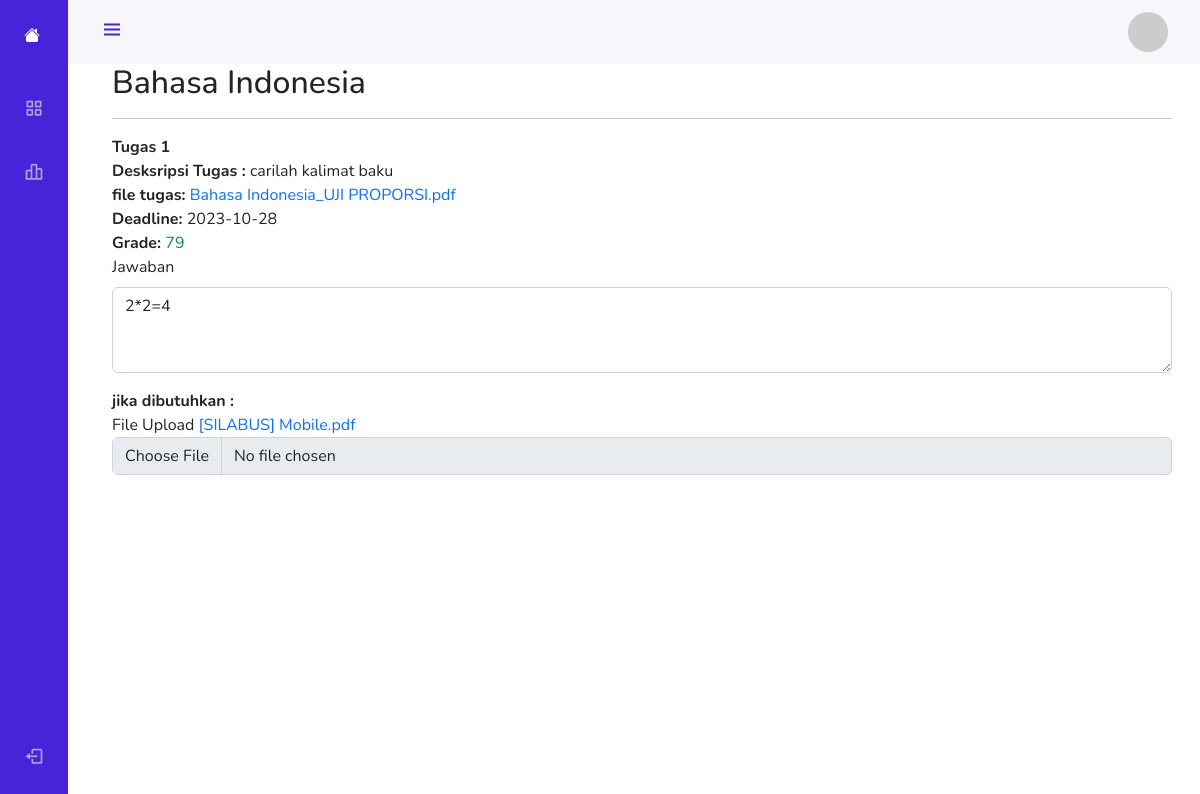
Screenshot of /detail_finished.php?assigment=1 with the database file from the repository.
### tables this page shows
CREATE TABLE `upload_assignment` (
  `upload_id` int(11) NOT NULL,
  `courseID` int(11) DEFAULT NULL,
  `Title` text DEFAULT NULL,
  `deksripsi` text DEFAULT NULL,
  `file_path` varchar(255) DEFAULT NULL,
  `upload_time` timestamp NOT NULL DEFAULT current_timestamp(),
  `Deadline` date DEFAULT NULL
);

CREATE TABLE `course_master` (
  `id_nameCourse` int(11) NOT NULL,
  `Name_Course` text NOT NULL,
  `Course_BG` varchar(100) NOT NULL
);

CREATE TABLE `assignment` (
  `AssignmentID` int(11) NOT NULL,
  `deskripsi` text DEFAULT NULL,
  `file_path` varchar(255) DEFAULT NULL,
  `SubmissionDate` date DEFAULT NULL,
  `UserID` int(11) NOT NULL,
  `assigment` int(11) NOT NULL,
  `Course` int(11) DEFAULT NULL,
  `Grade` int(11) DEFAULT NULL
);

### detail_finished.php (the view, shortened to what this page needs)
<?php
require 'function.php';
if (isset($_GET['assigment'])) {
  $assigment_id = intval($_GET['assigment']);
  $query = "SELECT * FROM upload_assignment
    INNER JOIN course ON upload_assignment.CourseID = course.CourseID
    INNER JOIN course_master ON course.CourseName = course_master.id_nameCourse
    WHERE upload_assignment.upload_id = $assigment_id";
  $result = $conn->query($query);
  $resultArray = $result->fetch_all(MYSQLI_ASSOC);
  $assignmentQuery = "SELECT * FROM assignment WHERE assigment = $assigment_id";
  $assignmentResult = $conn->query($assignmentQuery);
  $assignmentArray = $assignmentResult->fetch_all(MYSQLI_ASSOC);
  $currentDate = date('Y-m-d');
} else {
  echo "Error: assigment_id is not set.";
}
?>
<!DOCTYPE html>
<html lang="en">
<head>
  <link rel="stylesheet" href="https://cdn.jsdelivr.net/npm/bootstrap@5.2.3/dist/css/bootstrap.min.css">
  <link rel="stylesheet" href="https://cdn.jsdelivr.net/npm/boxicons@latest/css/boxicons.min.css">
  <link rel="stylesheet" href="https://cdn.jsdelivr.net/npm/bootstrap-icons@1.11.1/font/bootstrap-icons.css">
  <link rel="stylesheet" href="css/style.css">
</head>
<body id="body-pd">
  <header class="header" id="header">
    <div class="header_toggle"> <i class='bx bx-menu' id="header-toggle"></i> </div>
    <div class="header_img"> <img src="<?= $image ?: 'https://via.placeholder.com/150' ?>" class="img-fluid" alt=""></div>
  </header>
  <div class="l-navbar" id="nav-bar">
    <nav class="nav">
      <div><a href="#" class="nav_logo text-white"><i class="bi bi-house-fill"></i><span class="nav_logo-name">RBC - LABS</span></a>
        <div class="nav_list">
          <a href="index.php" class="nav_link"> <i class='bx bx-grid-alt nav_icon'></i> <span class="nav_name">Dashboard</span> </a>
          <a href="setting.php" class="nav_link"> <i class='bx bx-bar-chart-alt-2 nav_icon'></i> <span class="nav_name">Setelan</span> </a>
        </div>
      </div>
      <a href="logout.php" class="nav_link"> <i class='bx bx-log-out nav_icon'></i> <span class="nav_name">SignOut</span> </a>
    </nav>
  </div>
  <div class="container">
    <?php if (!empty($resultArray)) : ?>
      <?php foreach ($resultArray as $row) : ?>
        <?php
        $course_name = $row['Title'];
        $Deadline = $row['Deadline'];
        $Deksripsi = $row['deksripsi'];
        $deadlinePassed = $currentDate > $resultArray[0]['Deadline'];
        ?>
        <h2 class="mt-5"><?= $row['Name_Course'] ?></h2>
        <hr>
        <p class="my-0"><b><?= $course_name ?></b></p>
        <p class="my-0"><b>Desksripsi Tugas : </b><?= $Deksripsi ?></p>
        <p class="my-0"><b>file tugas: </b><a href="<?= $row['file_path'] ?>"><?= (trim($row['file_path'], "uploads/")); ?></a></p>
        <p class="my-0"><b>Deadline: </b><?= $Deadline ?></p>
        <?php if ($deadlinePassed) : ?>
          <p class="my-0">
            <b>Grade: </b>
            <span class="<?= $assignmentArray[0]['Grade'] >= 60 ? 'text-success' : 'text-danger'; ?>">
              <?= $assignmentArray[0]['Grade'] ?>
            </span>
          </p>
        <?php endif; ?>
        <form action="process_assigment.php" method="post" enctype="multipart/form-data">
          <div class="mb-3">
            <label for="exampleFormControlTextarea1" class="form-label">Jawaban</label>
            <textarea class="form-control" id="exampleFormControlTextarea1" rows="3" name="jawaban" <?= $deadlinePassed ? 'readonly' : '' ?>><?= $assignmentArray[0]['deskripsi'] ?></textarea>
          </div>
          <div class="mb-3">
            <p class="my-0"><b>jika dibutuhkan :</b></p>
            <label for="formFile" class="form-label my-0">File Upload</label>
            <a href="<?= $assignmentArray[0]['file_path'] ?>"><?= (trim($assignmentArray[0]['file_path'], "uploads/")); ?></a>
            <input class="form-control" type="file" id="formFile" accept=".pdf, .png, .jpeg, .jpg" name="file_material" <?= $deadlinePassed ? 'disabled' : '' ?>>
          </div>
        </form>
      <?php endforeach; ?>
    <?php else : ?>
      <p class="text-center">No finished submissions available.</p>
    <?php endif; ?>
  </div>
</body>
</html>

### css/style.css (style rules this page uses)
:root { --header-height: 3rem; --nav-width: 68px; --first-color: #4723D9; --first-color-light: #AFA5D9; --white-color: #F7F6FB; --body-font: 'Nunito', sans-serif; --normal-font-size: 1rem; --z-fixed: 100 }
body { position: relative; margin: var(--header-height) 0 0 0; padding: 0 1rem; font-family: var(--body-font); font-size: var(--normal-font-size); transition: .5s }
a { text-decoration: none }
.header { width: 100%; height: var(--header-height); position: fixed; top: 0; left: 0; display: flex; align-items: center; justify-content: space-between; padding: 0 1rem; background-color: var(--white-color); z-index: var(--z-fixed); transition: .5s }
.header_toggle { color: var(--first-color); font-size: 1.5rem; cursor: pointer }
.header_img { width: 35px; height: 35px; display: flex; justify-content: center; border-radius: 50%; overflow: hidden }
.header_img img { width: 40px }
.l-navbar { position: fixed; top: 0; left: -30%; width: var(--nav-width); height: 100vh; background-color: var(--first-color); padding: .5rem 1rem 0 0; transition: .5s; z-index: var(--z-fixed) }
.nav { height: 100%; display: flex; flex-direction: column; justify-content: space-between; overflow: hidden }
.nav_logo, .nav_link { display: grid; grid-template-columns: max-content max-content; align-items: center; column-gap: 1rem; padding: .5rem 0 .5rem 1.5rem }
.nav_logo { margin-bottom: 2rem }
.nav_link { position: relative; color: var(--first-color-light); margin-bottom: 1.5rem; transition: .3s }
.nav_icon { font-size: 1.25rem }
.nav_logo { color: white !important; }
.nav_logo, .nav_logo.active, .nav_logo:hover { color: white !important; }
@media screen and (min-width: 768px) { body { margin: calc(var(--header-height) + 1rem) 0 0 0; padding-left: calc(var(--nav-width) + 2rem) } }
@media screen and (min-width: 768px) { .header { height: calc(var(--header-height) + 1rem); padding: 0 2rem 0 calc(var(--nav-width) + 2rem) } }
@media screen and (min-width: 768px) { .header_img { width: 40px; height: 40px } }
@media screen and (min-width: 768px) { .header_img img { width: 45px } }
@media screen and (min-width: 768px) { .l-navbar { left: 0; padding: 1rem 1rem 0 0 } }

### rows the page displays
upload_assignment: course_master.Name_Course "Bahasa Indonesia", Title "Tugas 1", deksripsi "carilah kalimat baku", file_path "Bahasa Indonesia_UJI PROPORSI.pdf", Deadline "2023-10-28", jawaban "2*2=4"
assignment: Grade "79", file_path "[SILABUS] Mobile.pdf"
